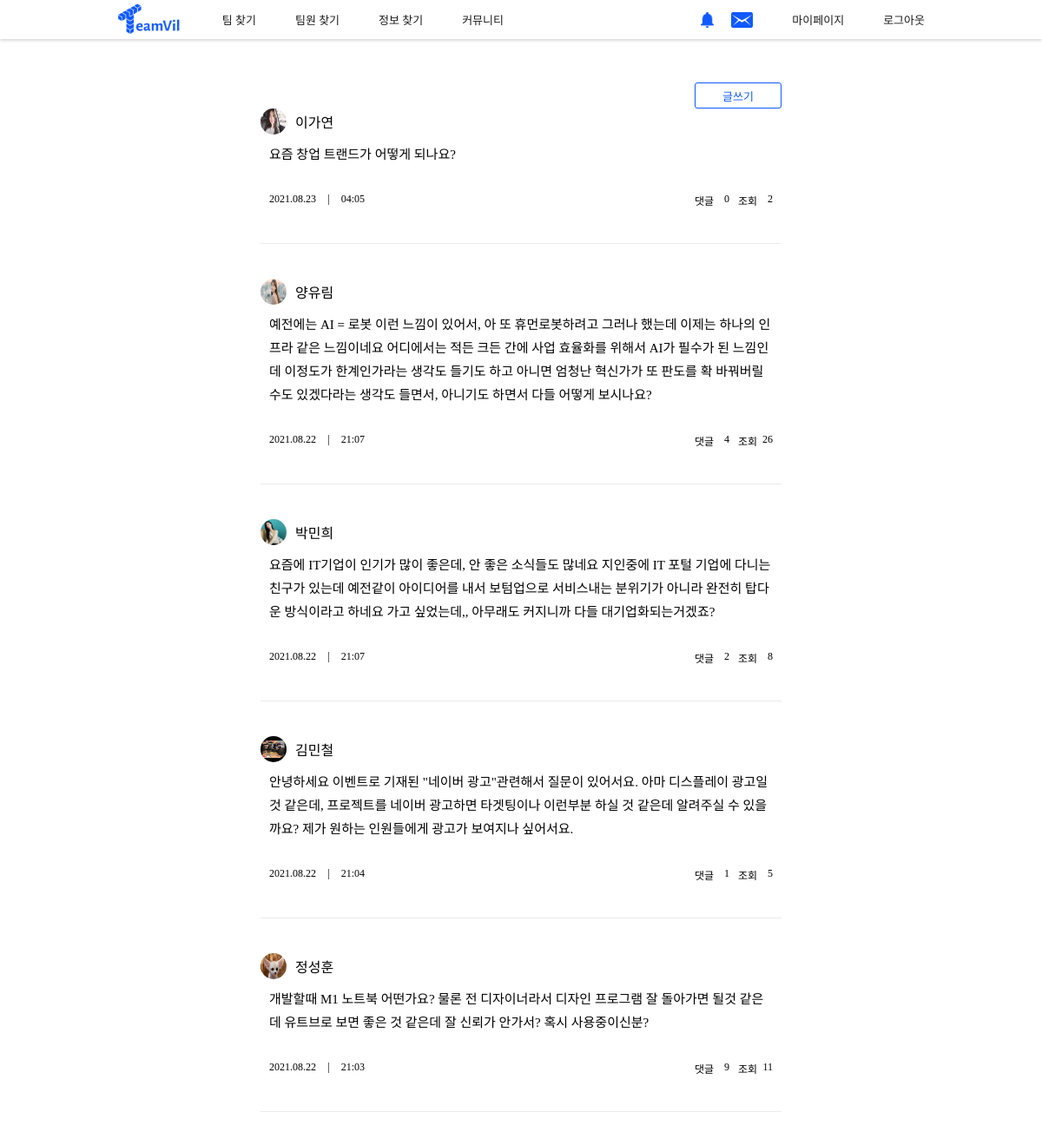
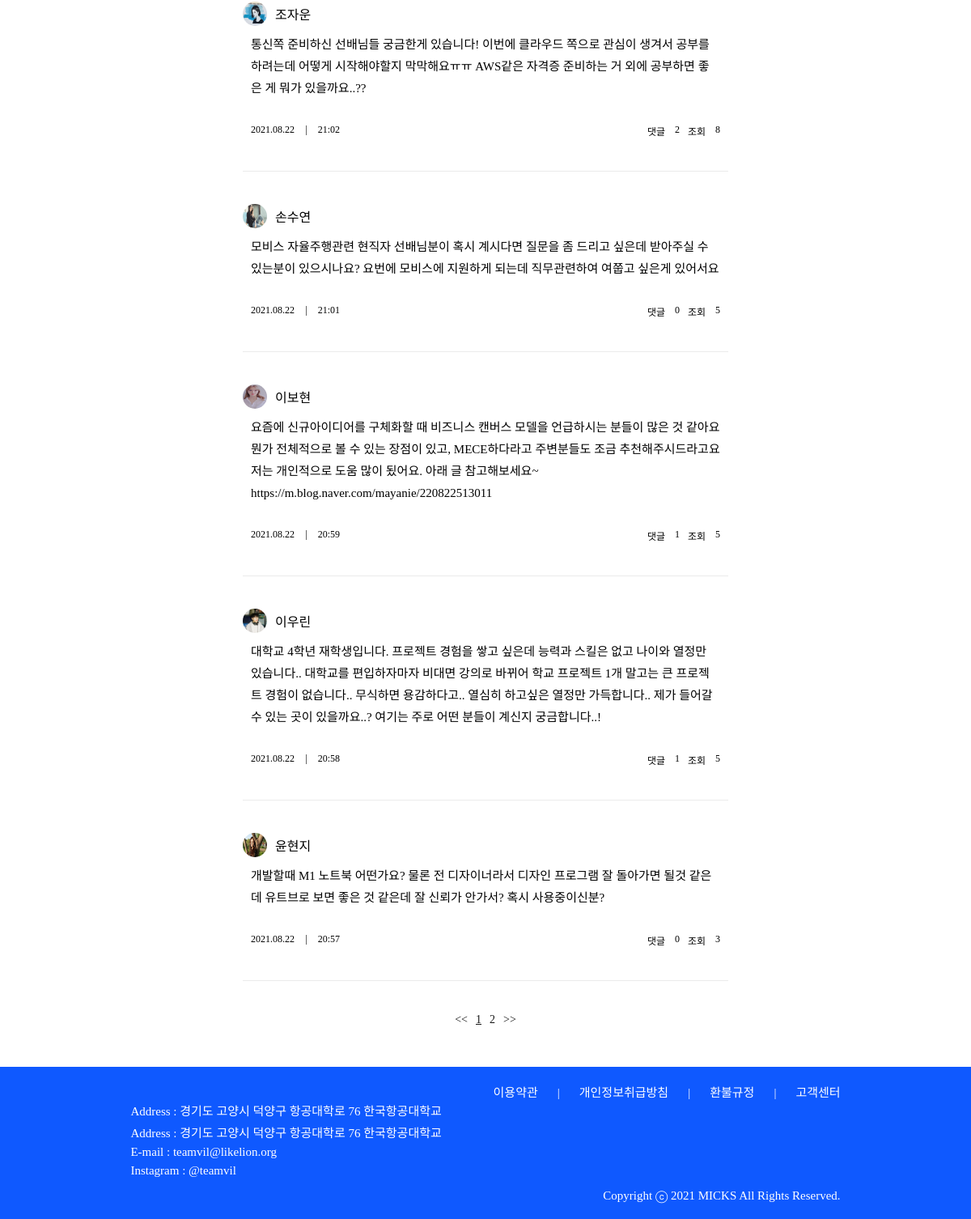
/community/community/ (signed in), run on the app's committed database (2 pictures, top to bottom).
### community/models.py (models this page shows)
class Com(models.Model):
    user_id = models.ForeignKey(User, on_delete = models.CASCADE, db_column="user_id")
    update_date = models.DateTimeField(auto_now=True)
    write_date = models.DateTimeField(auto_now_add= True)
    content = models.TextField()
    view_cnt = models.IntegerField(default=0)

### account/models.py (models this page shows, shortened)
class Profile(models.Model):
    user_id = models.ForeignKey(User, on_delete = models.CASCADE, db_column="user_id")
    name = models.CharField(max_length=25)
    mbti_id = models.ForeignKey(Mbti, on_delete = models.CASCADE, db_column="mbti_id")
    mbti_detail = models.CharField(max_length=100, null=True)
    email = models.CharField(max_length=45)
    phone = models.CharField(max_length=15)
    birthday = models.DateField()
    type = models.IntegerField(default=0) # 창업0, 공모전1, 프로젝트2 선호 프로젝트 타입
    region1_id = models.ForeignKey(Region1, on_delete = models.CASCADE, db_column="region1_id")
    region2_id = models.ForeignKey(Region2, on_delete = models.CASCADE, db_column="region2_id")
    openPhone = models.IntegerField()
    openEmail = models.IntegerField()
    term_id = models.ForeignKey(Term, on_delete = models.CASCADE, db_column="term_id")
    field1_id = models.ForeignKey(Field1, on_delete = models.CASCADE, db_column="field1_id")
    field2 = models.CharField(max_length=20)
    state = models.IntegerField()
    job_id = models.ForeignKey(Job, on_delete = models.CASCADE, db_column="job_id")
    education_id = models.ForeignKey(Education, on_delete = models.CASCADE, db_column="education_id", null=True)
    isLink = models.IntegerField()
    isFile = models.IntegerField()
    isCarrer = models.IntegerField()
    pr = models.TextField(null=True)
    register = models.DateTimeField(default=timezone.now)
    photo = models.FileField(null=True)
    isReview = models.IntegerField()
    view_cnt = models.IntegerField(default=0)
    submit = models.IntegerField(default=0)

### community/views.py (the view)
# urls.py: path('community/', views.community, name="community"),
def community(request):
    community_list = Com.objects.all().order_by('-id')
    page = request.GET.get('page')
    paginator = Paginator(community_list, 10)
    community_list = paginator.get_page(page)
    profile = Profile.objects.get(user_id = request.user)
    name = profile.name
    return render(request,'community.html', {'community_list':community_list, 'name':name})

### teamvil/templatetags/custom_tags.py (called while the page is built)
@register.simple_tag
def Name(profile): #community.user_id // reply.user_id
     user = User.objects.get(id=profile)
     profile = Profile.objects.get(user_id = user)
     name =  profile.name
     return name

@register.simple_tag
def get_profile_id(user_id): #community.user_id // reply.user_id
     user = User.objects.get(id=user_id)
     profile = Profile.objects.get(user_id = user)
     id =  profile.id
     return id

@register.simple_tag
def get_profile_photo(user_id): #community.user_id // reply.user_id
     user = User.objects.get(id=user_id)
     profile = Profile.objects.get(user_id = user)
     if profile.photo:
          return profile.photo.url
     else:
          return '/static/image/default_profile.png'

@register.simple_tag
def TimeFormat(write_date):
     write_date = write_date.strftime('%Y.%m.%d')
     return write_date

@register.simple_tag
def HourFormat(write_date):
     write_date = write_date.strftime('%H:%M')
     return write_date

@register.simple_tag
def get_com_cnt(id):
     community = Com.objects.get(id = id)
     comment = Comment.objects.filter(com_id = community)
     return len(comment)

### community/templates/community.html (shortened to what this page needs)
<!DOCTYPE html>
<html lang="en">
{% load static %}
{% load custom_tags %}
<head>
    <link rel="stylesheet" href="{% static 'css/base.css' %}">
    <link rel="stylesheet" href="{% static 'css/community.css' %}">
</head>
<body>
    {% include 'navbar.html' %}
        <div class="content">
            <div class="community-box">
                <section class="community-top-container spoqa-regular">
                    <button onclick="newCommunity()">글쓰기</button>
                </section>
                <main class="community-main-container">
                    {% for community in community_list %}
                    <section class="community-item" onclick="openDetail()">
                        <div class="community-profile-container off-click" profile_id = '{% get_profile_id community.user_id.id %}'>
                            <img class="community-profile-img community-profile-click" src="{% get_profile_photo community.user_id.id %}" alt="" profile_id = '{% get_profile_id community.user_id.id %}'>
                            <p class="spoqa-regular community-profile-click" profile_id = '{% get_profile_id community.user_id.id %}'>{% Name community.user_id.id %}</p>
                        </div>
                        <div class="community-content-container spoqa-light community-list-item" com_id = "{{community.id}}">
                            <p class="community-content">{{community.content}}</p>
                            <div class="community-extra-container">
                                <div class="community-datetime-container">
                                    <p>{% TimeFormat community.write_date %}</p>
                                    <p>|</p>
                                    <p>{% HourFormat community.write_date %}</p>
                                </div>
                                <div class="community-comment-view-container">
                                    <div class="community-comment-view-item">
                                        <p class ="com_cnt">댓글</p>
                                        <p>{% get_com_cnt community.id %}</p>
                                    </div>
                                    <div class="community-comment-view-item">
                                        <p class ="view_cnt_{{community}}">조회</p>
                                        <p>{{community.view_cnt}}</p>
                                    </div>
                                </div>
                            </div>
                        </div>
                    </section>
                    {% endfor %}
                </main>
                <section class="community-bottom-container">
                    <a href="?page=1" class="spoqa-light page"><<</a>
                    {% for l in  community_list.paginator.page_range %}
                        {% if community_list.number == forloop.counter %}
                            <a href="?page={{forloop.counter}}" class="spoqa-light active page">{{forloop.counter}}</a>
                        {% else %}
                            <a href="?page={{forloop.counter}}" class="spoqa-light page">{{forloop.counter}}</a>
                        {% endif %}
                    {% endfor %}
                    <a href="?page={{community_list.paginator.num_pages}}" class="spoqa-light page">>></a>
                </section>
            </div>
        </div>
    {% include 'footer.html' %}
</body>
</html>

### teamvil/static/css/base.css (style rules this page uses)
* { margin: 0; padding: 0; }
.active { display: block; }
.spoqa-light { font-family: 'Spoqa Han Sans Neo', 'sans-serif'; font-weight: 300; }
.spoqa-regular { font-family: 'Spoqa Han Sans Neo', 'sans-serif'; font-weight: 400; }
a { text-decoration: none; color: #1B1B1B; }
body { display: flex; min-height: 100vh; flex-direction: column; }
.content { flex: 1; }

### community/static/css/community.css (style rules this page uses)
.community-box { margin: 50px 300px; position: relative; }
.community-top-container { display: flex; justify-content: flex-end; }
.community-top-container button { width: 100px; height: 30px; border: 1px solid #0F59FF; border-radius: 3px; background-color: #ffffff; color: #0F59FF; font-size: 13px; }
.community-item { padding-bottom: 40px; margin-bottom: 40px; border-bottom: 1px solid #ebebeb; }
.community-profile-container { display: flex; align-items: center; margin-bottom: 10px; }
.community-profile-img { width: 30px; height: 30px; margin-right: 10px; border-radius: 100px; }
.community-profile-container p { font-size: 16px; }
.community-content-container { margin: 0 10px; }
.community-content { font-size: 15px; line-height: 1.8em; margin-bottom: 30px; }
.community-extra-container { display: flex; justify-content: space-between; font-size: 12px; }
.community-datetime-container { display: flex; justify-content: space-between; width: 110px; }
.community-comment-view-container { display: flex; justify-content: space-between; width: 90px; }
.community-comment-view-item { display: flex; justify-content: space-between; width: 40px; }
.community-bottom-container { display: flex; justify-content: center; }
.page { margin: 0 5px; font-size: 14px; }
.page.active { font-weight: 500; text-decoration-line: underline; }

### data on the page
Com: user.photo (picture), user.name "이가연", content "요즘 창업 트랜드가 어떻게 되나요?", write_date "2021.08.23", write_date "04:05", id "0", view_cnt "2"
Com: user.photo (picture), user.name "양유림", content "예전에는 AI = 로봇 이런 느낌이 있어서, 아 또 휴먼로봇하려고 그러나 했는데 이제는 하나의 인프라 같은 느낌이네요 어디에서는 적든 크든 간에 사업 효율화를 위해서 AI가 필수가 된 느낌인데 이정도가 한계인가라는 생각도 들기도 하고 아니면 엄청난 혁신가가 또 판도를 확 바꿔버릴수도 있겠다라는 생각도 들면서, 아니기도 하면서 다들 어떻게 보시나요?", write_date "2021.08.22", write_date "21:07", id "4", view_cnt "26"
Com: user.photo (picture), user.name "박민희", content "요즘에 IT기업이 인기가 많이 좋은데, 안 좋은 소식들도 많네요 지인중에 IT 포털 기업에 다니는 친구가 있는데 예전같이 아이디어를 내서 보텀업으로 서비스내는 분위기가 아니라 완전히 탑다운 방식이라고 하네요 가고 싶었는데,, 아무래도 커지니까 다들 대기업화되는거겠죠?", write_date "2021.08.22", write_date "21:07", id "2", view_cnt "8"
Com: user.photo (picture), user.name "김민철", content "안녕하세요 이벤트로 기재된 \"네이버 광고\"관련해서 질문이 있어서요. 아마 디스플레이 광고일것 같은데, 프로젝트를 네이버 광고하면 타겟팅이나 이런부분 하실 것 같은데 알려주실 수 있을까요? 제가 원하는 인원들에게 광고가 보여지나 싶어서요.", write_date "2021.08.22", write_date "21:04", id "1", view_cnt "5"
Com: user.photo (picture), user.name "정성훈", content "개발할때 M1 노트북 어떤가요? 물론 전 디자이너라서 디자인 프로그램 잘 돌아가면 될것 같은데 유트브로 보면 좋은 것 같은데 잘 신뢰가 안가서? 혹시 사용중이신분?", write_date "2021.08.22", write_date "21:03", id "9", view_cnt "11"
Com: user.photo (picture), user.name "조자운", content "통신쪽 준비하신 선배님들 궁금한게 있습니다! 이번에 클라우드 쪽으로 관심이 생겨서 공부를 하려는데 어떻게 시작해야할지 막막해요ㅠㅠ AWS같은 자격증 준비하는 거 외에 공부하면 좋은 게 뭐가 있을까요..??", write_date "2021.08.22", write_date "21:02", id "2", view_cnt "8"
Com: user.photo (picture), user.name "손수연", content "모비스 자율주행관련 현직자 선배님분이 혹시 계시다면 질문을 좀 드리고 싶은데 받아주실 수 있는분이 있으시나요? 요번에 모비스에 지원하게 되는데 직무관련하여 여쭙고 싶은게 있어서요", write_date "2021.08.22", write_date "21:01", id "0", view_cnt "5"
Com: user.photo (picture), user.name "이보현", content "요즘에 신규아이디어를 구체화할 때 비즈니스 캔버스 모델을 언급하시는 분들이 많은 것 같아요 뭔가 전체적으로 볼 수 있는 장점이 있고, MECE하다라고 주변분들도 조금 추천해주시드라고요 저는 개인적으로 도움 많이 됬어요. 아래 글 참고해보세요~ https://m.blog.naver.com/mayanie/220822513011", write_date "2021.08.22", write_date "20:59", id "1", view_cnt "5"
Com: user.photo (picture), user.name "이우린", content "대학교 4학년 재학생입니다. 프로젝트 경험을 쌓고 싶은데 능력과 스킬은 없고 나이와 열정만 있습니다.. 대학교를 편입하자마자 비대면 강의로 바뀌어 학교 프로젝트 1개 말고는 큰 프로젝트 경험이 없습니다.. 무식하면 용감하다고.. 열심히 하고싶은 열정만 가득합니다.. 제가 들어갈 수 있는 곳이 있을까요..? 여기는 주로 어떤 분들이 계신지 궁금합니다..!", write_date "2021.08.22", write_date "20:58", id "1", view_cnt "5"
Com: user.photo (picture), user.name "윤현지", content "개발할때 M1 노트북 어떤가요? 물론 전 디자이너라서 디자인 프로그램 잘 돌아가면 될것 같은데 유트브로 보면 좋은 것 같은데 잘 신뢰가 안가서? 혹시 사용중이신분?", write_date "2021.08.22", write_date "20:57", id "0", view_cnt "3"
